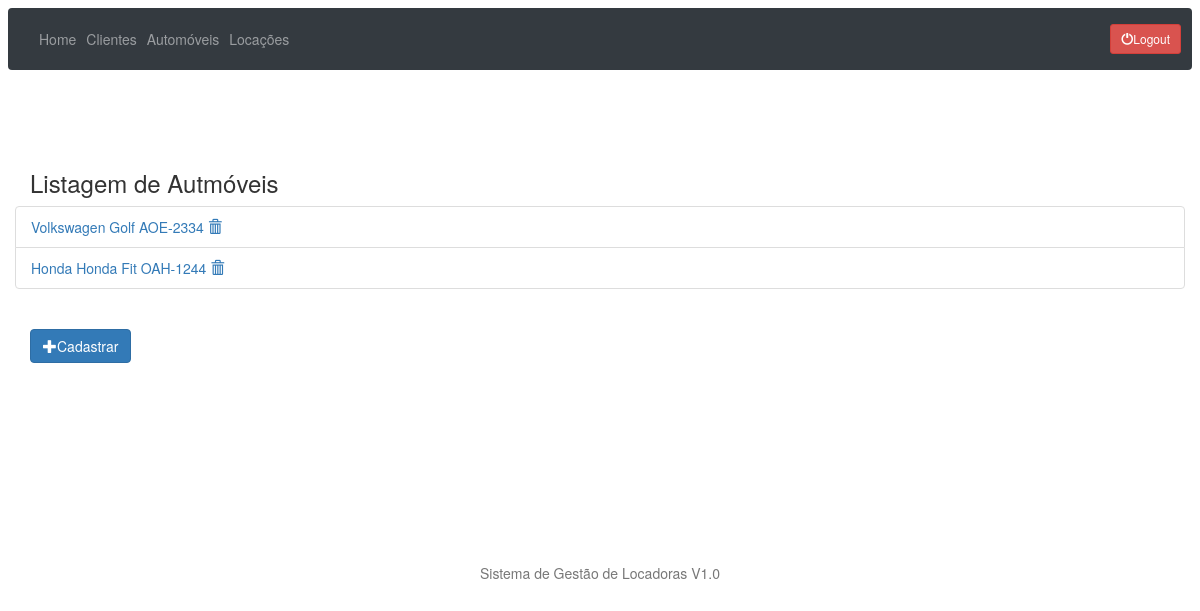
Page /automoveis/list/ (signed in) on the earlier database version.
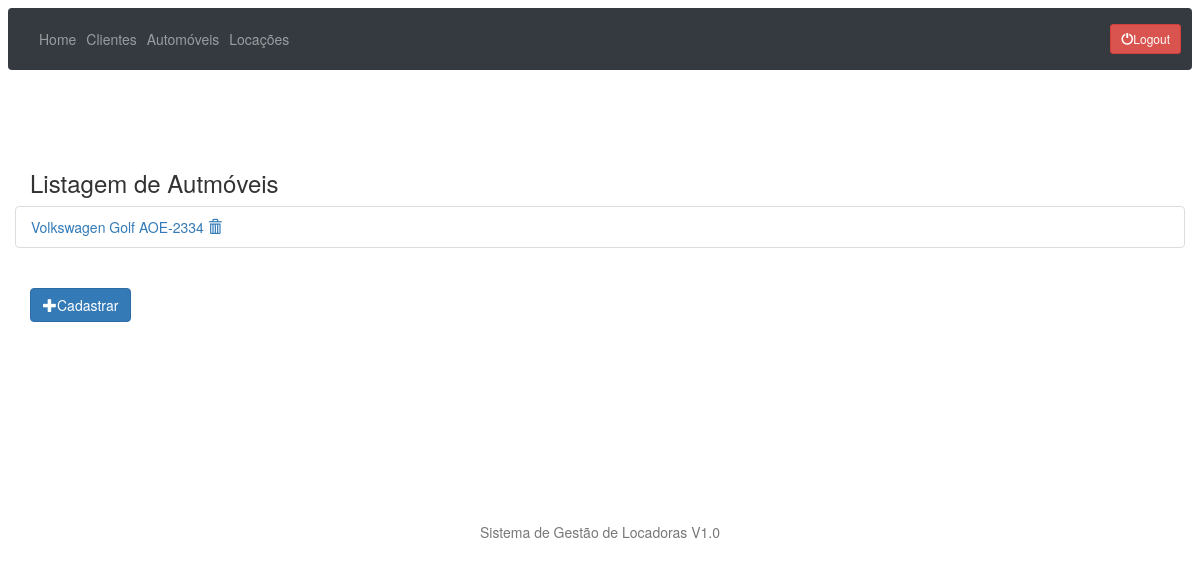
Same page on the later database version.
### automoveis/models.py (models this page shows, shortened)
class Automovel(models.Model):
    marca = models.CharField(max_length=30)
    modelo = models.CharField(max_length=30)
    placa = models.CharField(max_length=30)
    foto = models.ImageField(upload_to='automoveis_fotos', null=True, blank=True)
    alugado = models.BooleanField(default=False)

### automoveis/views.py (the view)
# urls.py: path('list/', automoveis_list, name='automovel_list'),
@login_required()
def automoveis_list(request):
    automoveis = Automovel.objects.all()
    return render(request, 'automovel.html', {'automoveis': automoveis})

### automoveis/templates/automovel.html (shortened to what this page needs)
{% extends 'base.html' %}
{% block main %}
    <h3>Listagem de Autmóveis</h3>
    <div class="row" title="Nome">
        <ul class="list-group">
            {% for automovel in automoveis %}
                <li class="list-group-item">
                    <a href="{% url 'automovel_update' automovel.id %}"> {{ automovel.marca }} {{ automovel.modelo }} {{ automovel.placa }}</a>
                    <a href="{% url 'automovel_delete' automovel.id %}" title="Excluir">
                        <span class="glyphicon glyphicon-trash"></span>
                    </a>
                </li>
            {% endfor %}
        </ul>
    </div>
    <div class="row1">
        <a type="button" class="btn btn-primary" href="{% url 'automovel_new' %}"> <span
                class="glyphicon glyphicon-plus"></span>Cadastrar</a>
    </div>
{% endblock %}

### templates/base.html (shortened to what this page needs)
{% load static %}
<!doctype html>
<html lang="pt">
<head>{% block header %}
    <link rel="stylesheet" href="{% static 'css/stick-footer-navbar.css' %}">
    <link rel="stylesheet" href="{% static 'css/style.css' %}">
    <nav class="navbar navbar-expand-md navbar-dark fixed-top bg-dark">
        <div class="collapse navbar-collapse" id="navbarCollapse">
            <ul class="navbar-nav mr-auto">
                <li class="nav-item">
                    <a class="nav-link" href="{% url 'home' %}">Home</a>
                </li>
                <li class="nav-item">
                    <a class="nav-link" href="{% url 'cliente_list' %}">Clientes</a>
                </li>
                <li class="nav-item">
                    <a class="nav-link" href="{% url 'automovel_list' %}">Automóveis</a>
                </li>
                <li class="nav-item">
                    <a class="nav-link" href="{% url 'locacoes_list' %}">Locações</a>
                </li>
            </ul>
            {% if user.is_authenticated %}
                <a id="logout" type="button" href="{% url 'logout' %}" class="btn btn-danger btn-sm"><span
                        class="glyphicon glyphicon-off"></span>Logout</a>
            {% else %}
                <a id="login" type="button" class="btn btn-info" href="{% url 'login' %}">Login In</a>
            {% endif %}
        </div>
    </nav>
{% endblock %}</head>
<body>
<div class="container">
    {% block main %}
    {% endblock %}
</div>
</body>
<footer class="my-5 pt-5 text-muted text-center text-small">
    <div class="container">
        <span class="text-muted">Sistema de Gestão de Locadoras V1.0</span>
    </div>
</footer>
</html>

### statics/css/stick-footer-navbar.css (style rules this page uses)
html { position: relative; min-height: 100%; }
body { margin-bottom: 60px; }
body > .container { padding: 60px 15px 0; }

Differences in the rows shown:
removed Automovel: marca "Honda", modelo "Honda Fit", placa "OAH-1244"
